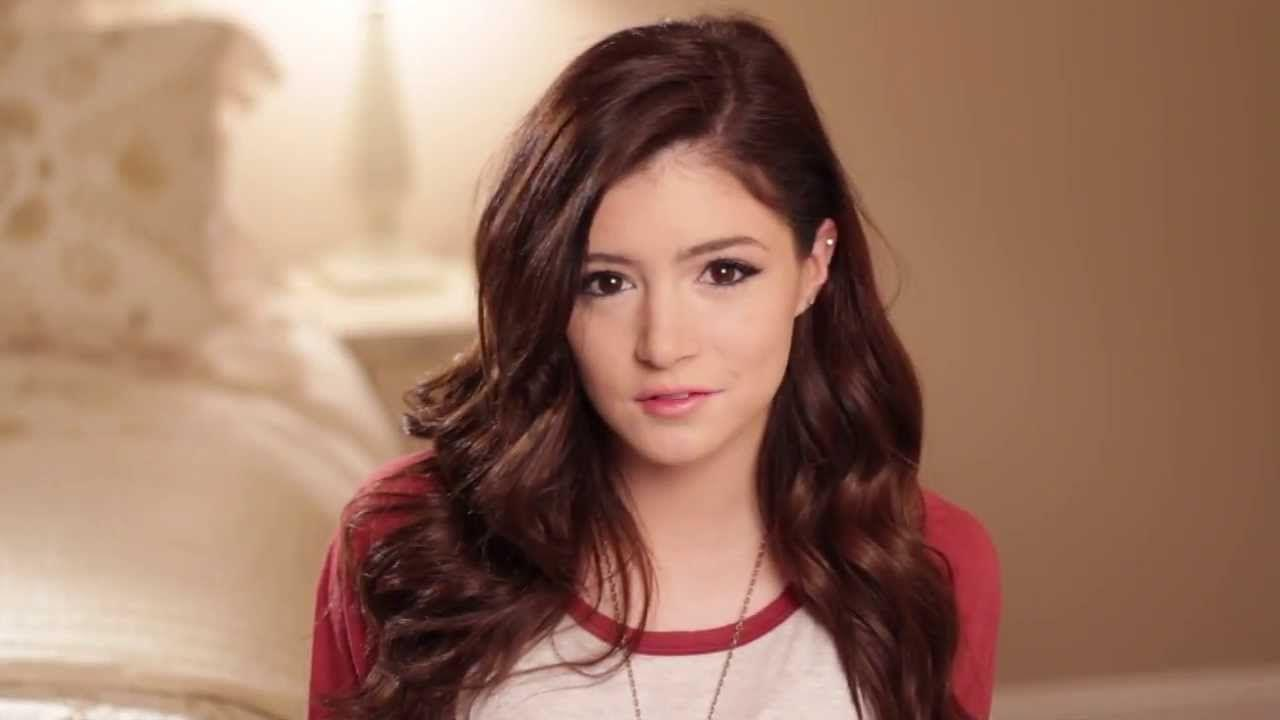
#> input picture images/Chrissy.jpg, 1280 x 720 px, given in place of the camera
$ jupyter execute Sketch.ipynb   (shell and % lines are left out)
#> lines starting #> are read from the running program, lines starting #| are printed output that depends on the picture; after the words box and inside, x2 and y2 are one past the last pixel; in counts of white or black regions, pixels touching at a corner belong together
#> further down, frame is the input picture: shape (720, 1280, 3); mean B, G, R 98.7, 117.4, 155.6
[cell 1]
import cv2
import numpy as np

[cell 2]
def  sketch(image):
    #greyscale
    i_gray = cv2.cvtColor(image, cv2.COLOR_BGR2GRAY)
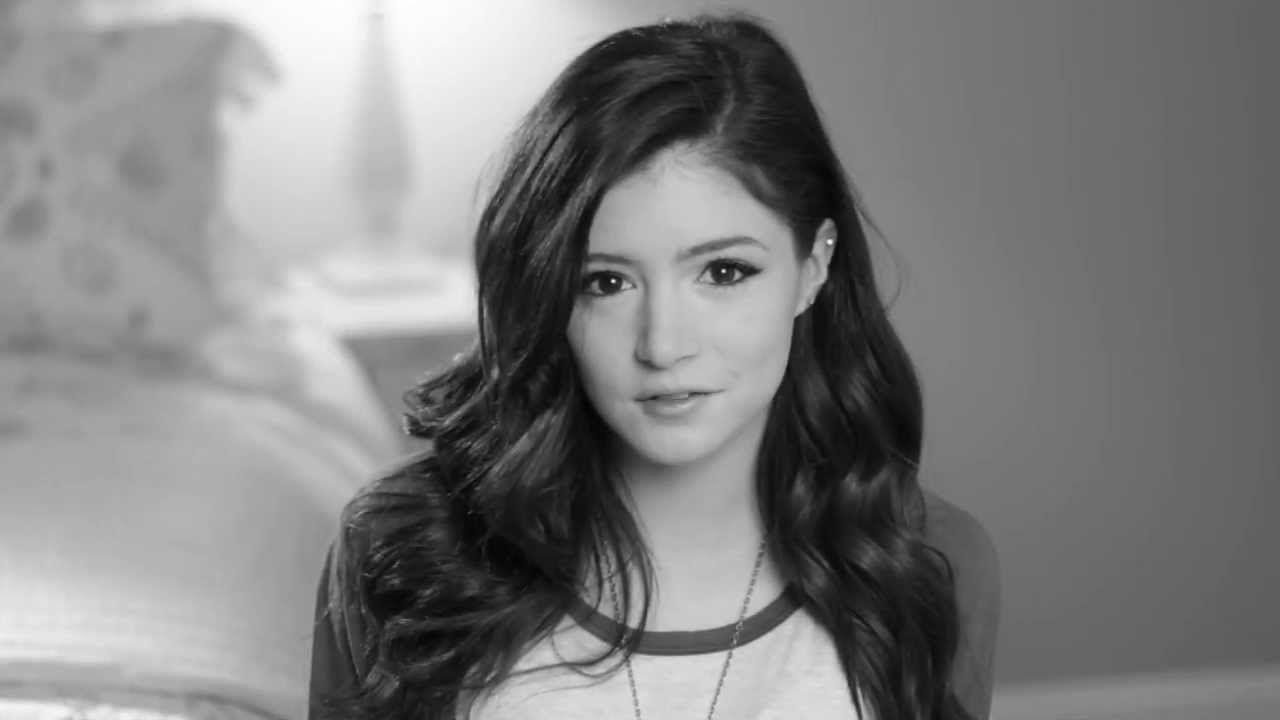
#> i_gray: shape (720, 1280); min 3, max 254, mean 126.7
    #blur
    i_gray_blur = cv2.GaussianBlur(i_gray, (5,5), 0)
    #canny
    canny = cv2.Canny(i_gray_blur, 10, 70)
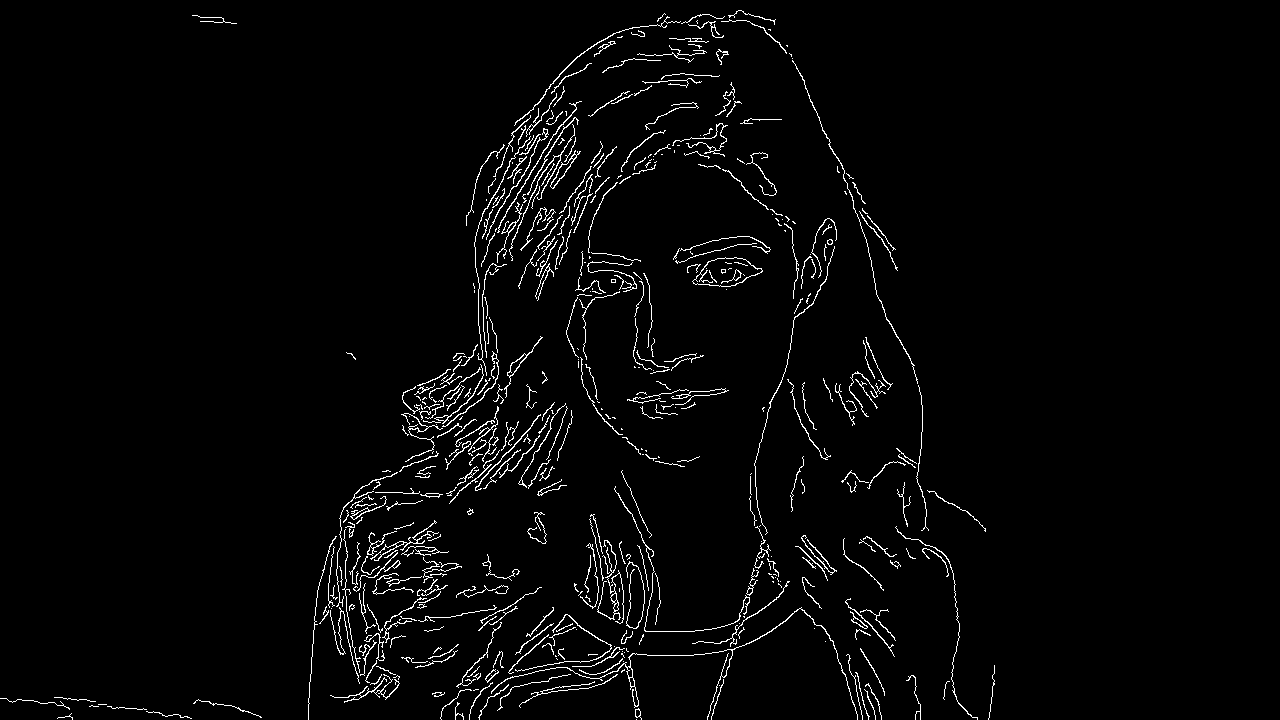
#> canny: shape (720, 1280); 2.6% white in thin lines or dots, all inside (x1, y1, x2, y2) = (0, 10, 995, 720)

    #inverting image
    ret,mask = cv2.threshold(canny, 70, 255, cv2.THRESH_BINARY_INV)
    return mask
cap = cv2.VideoCapture(0)

while True:
    ret, frame = cap.read()
    cv2.imshow('Sketch stream', sketch(frame))
    if cv2.waitKey(1) == 13: #13enter key
#> (key Esc is pressed here)
        break


cap.release()
cv2.destroyAllWindows()

$ run again, on images/Noise.jpg
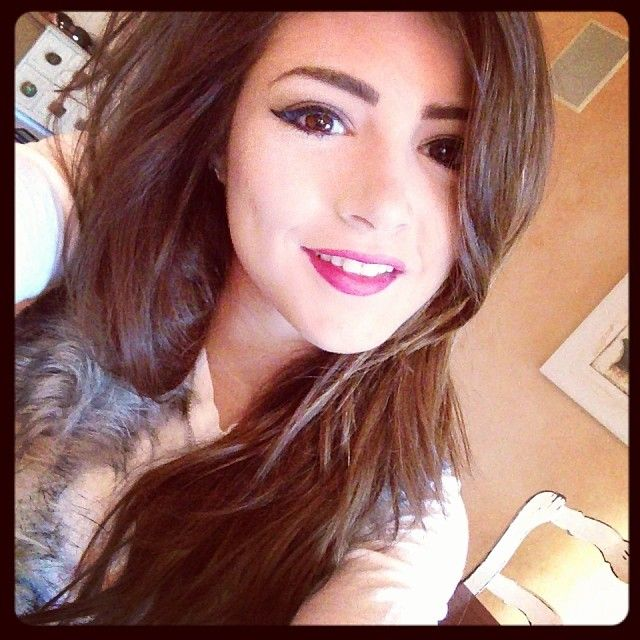
#> input picture images/Noise.jpg, 640 x 640 px, given in place of the camera
#> frame is the input picture: shape (640, 640, 3); mean B, G, R 105.5, 113.6, 153.6
#> in sketch, `i_gray = cv2.cvtColor(image, cv2.COLOR_BGR2GRAY)`:
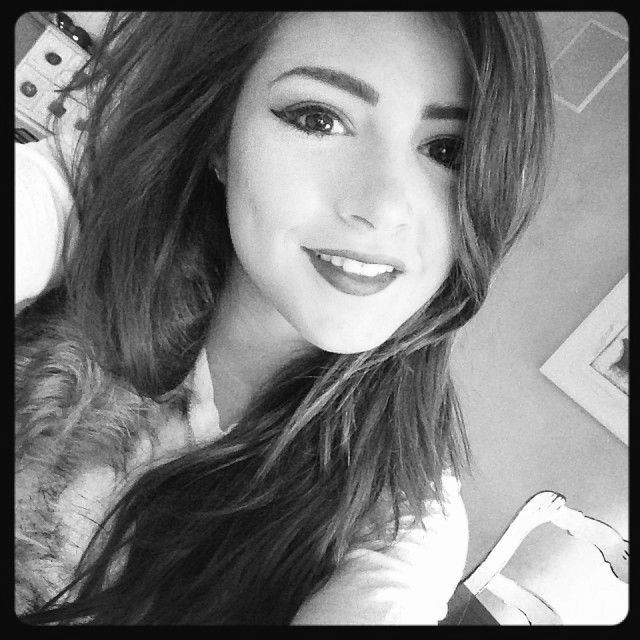
#> i_gray: shape (640, 640); min 5, max 255, mean 124.6
#> in sketch, `canny = cv2.Canny(i_gray_blur, 10, 70)`:
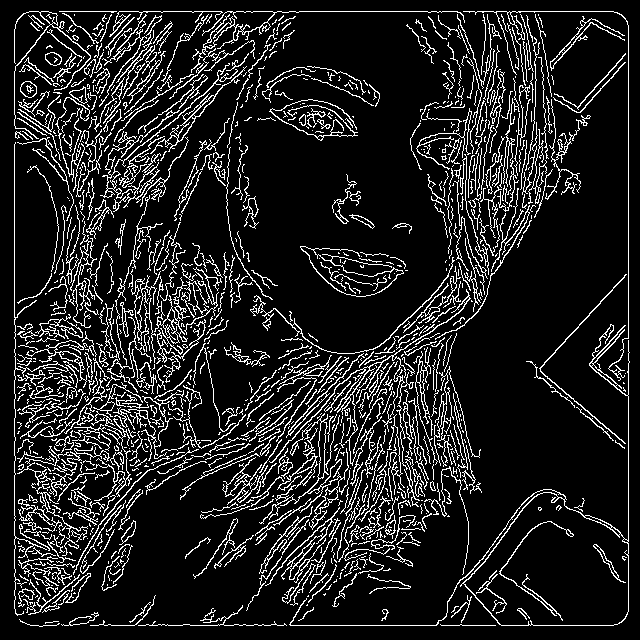
#> canny: shape (640, 640); 13% white in thin lines or dots
#> mask: shape (640, 640); 87% white; black in thin lines or dots
